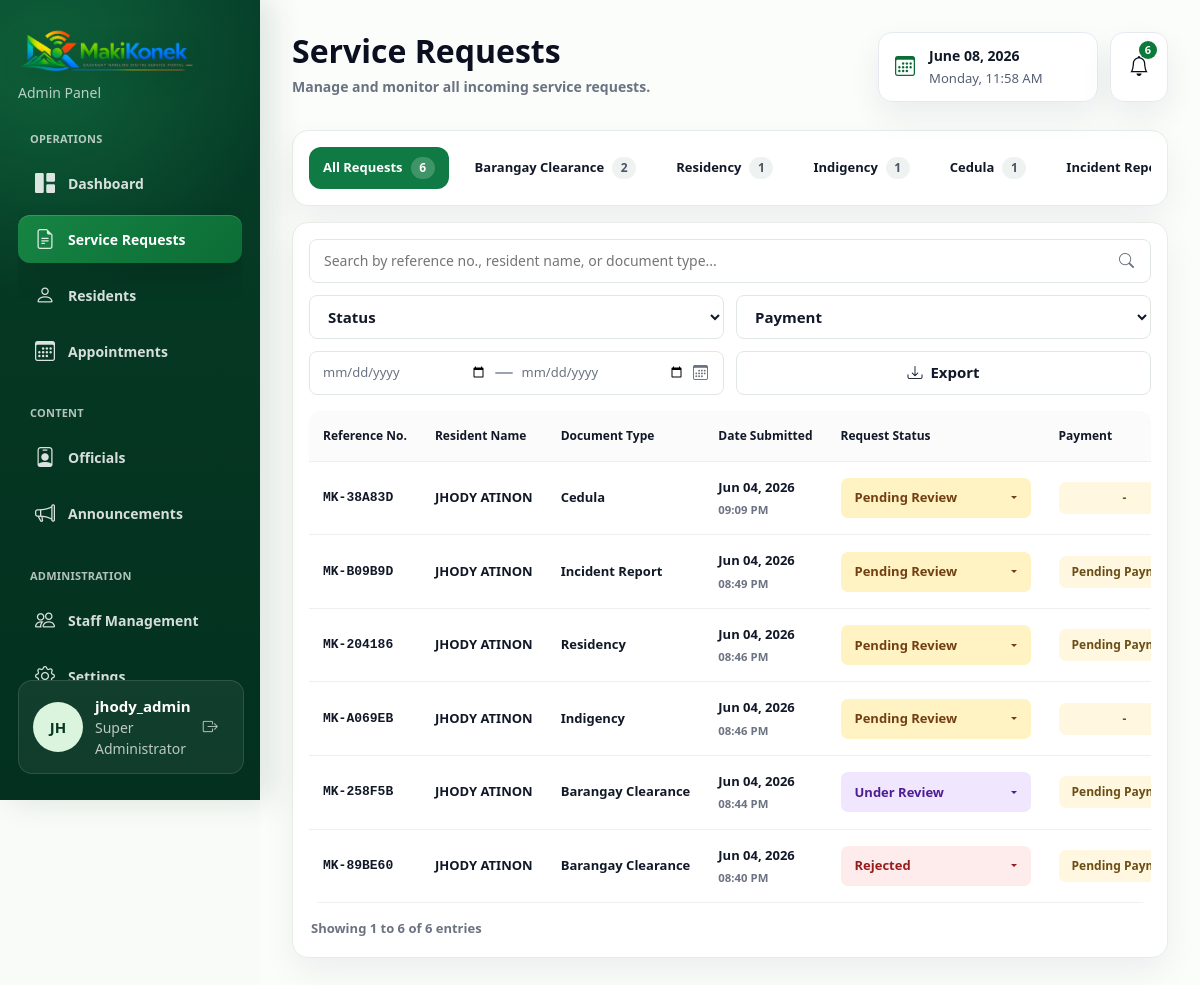
The page /Web_App/admin/manage_requests.php (signed in) on the database as committed earlier.
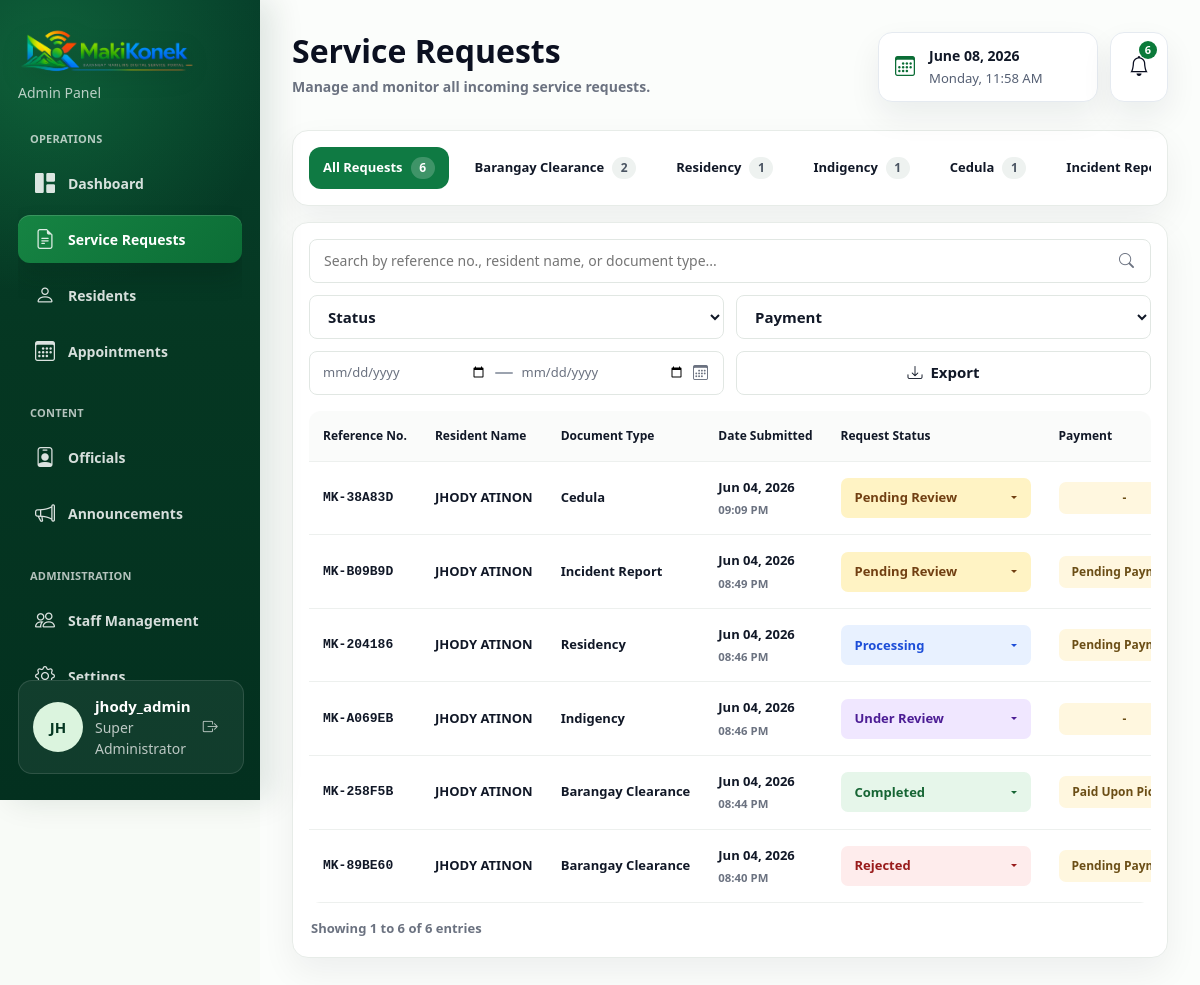
The same page on the database as committed later.
### tables this page shows
CREATE TABLE `service_requests` (
  `request_id` int(11) NOT NULL,
  `user_id` int(11) NOT NULL,
  `document_type_id` int(11) NOT NULL,
  `reference_no` varchar(20) NOT NULL,
  `purpose` text NOT NULL,
  `document_fee` decimal(10,2) NOT NULL DEFAULT 0.00,
  `payment_method` varchar(20) DEFAULT 'cash',
  `payment_receipt_path` varchar(255) DEFAULT NULL,
  `payment_status` varchar(30) DEFAULT 'Unpaid',
  `id_path` varchar(255) NOT NULL,
  `status` varchar(20) DEFAULT 'Pending',
  `process_status` varchar(30) DEFAULT 'Pending',
  `created_at` timestamp NOT NULL DEFAULT current_timestamp()
);

CREATE TABLE `user_profiles` (
  `profile_id` int(11) NOT NULL,
  `user_id` int(11) NOT NULL,
  `first_name` varchar(100) NOT NULL,
  `last_name` varchar(100) NOT NULL,
  `middle_name` varchar(100) DEFAULT NULL,
  `suffix` varchar(20) DEFAULT NULL,
  `avatar_path` varchar(255) DEFAULT NULL,
  `sex` varchar(20) DEFAULT NULL,
  `civil_status` varchar(50) DEFAULT NULL,
  `birth_date` date DEFAULT NULL,
  `birth_place` varchar(150) DEFAULT NULL,
  `religion` varchar(100) DEFAULT NULL,
  `nationality` varchar(100) DEFAULT NULL,
  `mobile_number` varchar(20) DEFAULT NULL,
  `house_no` varchar(50) DEFAULT NULL,
  `street` varchar(100) DEFAULT NULL,
  `purok_no` varchar(50) DEFAULT NULL,
  `subdivision` varchar(100) DEFAULT NULL,
  `years_residency` int(11) DEFAULT NULL,
  `employed_status` varchar(50) DEFAULT NULL,
  `date_registration` date DEFAULT NULL,
  `updated_at` timestamp NOT NULL DEFAULT current_timestamp() ON UPDATE current_timestamp()
);

CREATE TABLE `document_types` (
  `document_type_id` int(11) NOT NULL,
  `category` varchar(50) NOT NULL,
  `name` varchar(100) NOT NULL,
  `description` text DEFAULT NULL,
  `base_fee` decimal(10,2) DEFAULT 0.00
);

### Web_App/admin/manage_requests.php (the view, shortened to what the changed rows need)
<?php
require_once __DIR__ . '/../includes/db_connect.php';
mysqli_query($conn, "
    UPDATE service_requests
    SET payment_status = CASE
        WHEN payment_status IN ('Cash on Pickup', 'Pending Payment') THEN 'Unpaid'
        WHEN payment_status IN ('Cash Received', 'Paid Upon Pickup') THEN 'Paid at Pickup'
        WHEN payment_status = 'Payment Verified' THEN 'Verified'
        ELSE payment_status
    END
");
mysqli_query($conn, "
    CREATE TABLE IF NOT EXISTS request_remarks (
        remark_id INT(11) NOT NULL AUTO_INCREMENT,
        request_id INT(11) NOT NULL,
        admin_id INT(11) DEFAULT NULL,
        admin_name VARCHAR(100) NOT NULL,
        remark TEXT NOT NULL,
        created_at TIMESTAMP NOT NULL DEFAULT CURRENT_TIMESTAMP,
        PRIMARY KEY (remark_id),
        KEY idx_request_remarks_request (request_id),
        KEY idx_request_remarks_admin (admin_id)
    ) ENGINE=InnoDB DEFAULT CHARSET=utf8mb4 COLLATE=utf8mb4_general_ci
");
function normalizePaymentStatus(?string $status): string
{
    $normalized = strtoupper(trim((string)$status));
    return trim((string)$status);
}
function statusMeta(string $status): array
{
    $meta = [
        'Pending' => ['description' => 'Request submitted', 'tone' => 'pending'],
        'Under Review' => ['description' => 'For checking requirements', 'tone' => 'review'],
        'Processing' => ['description' => 'Document is being prepared', 'tone' => 'processing'],
        'Ready for Pickup' => ['description' => 'Document is ready for release', 'tone' => 'ready'],
        'Completed' => ['description' => 'Document has been released', 'tone' => 'completed'],
        'Rejected' => ['description' => 'Request has been rejected', 'tone' => 'rejected'],
    ];
    return $meta[$status] ?? ['description' => 'Status update', 'tone' => 'pending'];
}
function normalizeRequestStatus(string $status, string $process_status = ''): string
{
    $normalized = strtoupper(trim($status));
    foreach (['PENDING' => 'Pending', 'UNDER REVIEW' => 'Under Review', 'PROCESSING' => 'Processing', 'READY FOR PICKUP' => 'Ready for Pickup', 'COMPLETED' => 'Completed', 'REJECTED' => 'Rejected'] as $key => $label) {
        if ($normalized === $key) {
            return $label;
        }
    }
    return $status !== '' ? $status : 'Pending';
}
function inferPaymentStatus(array $row): string
{
    if (!empty($row['payment_status'])) {
        return normalizePaymentStatus($row['payment_status']);
    }
    return 'Unpaid';
}
function h(?string $value): string
{
    return htmlspecialchars((string)$value, ENT_QUOTES, 'UTF-8');
}
function displayRequestStatus(string $status): string
{
    return $status === 'Pending' ? 'Pending Review' : $status;
}
function documentShortName(string $name): string
{
    $map = [
        'Certificate of Residency' => 'Residency',
        'Certificate of Indigency' => 'Indigency',
        'Building/Construction Permit' => 'Construction Permit',
        'Barangay Clearance' => 'Barangay Clearance',
        'Business Clearance' => 'Business Clearance',
        'Good Moral Certificate' => 'Good Moral',
        'Barangay ID' => 'Barangay ID',
        'Cedula' => 'Cedula',
        'Incident Report' => 'Incident Report',
    ];
    return $map[$name] ?? $name;
}
function paymentDisplayStatus(array $row): string
{
    $payment_status = inferPaymentStatus($row);
    if ((float)($row['document_fee'] ?? 0) <= 0 || $payment_status === 'No Fee') {
        return '-';
    }
    if ($payment_status === 'Paid at Pickup') {
        return 'Paid Upon Pickup';
    }
    return 'Pending Payment';
}
function paymentDisplayClass(string $status): string
{
    $normalized = strtoupper($status);
    if ($normalized === '-') return 'service-payment-empty';
    if ($normalized === 'PAID UPON PICKUP') return 'service-payment-pickup';
    return 'service-payment-pending';
}
$query = "
    SELECT sr.*, dt.name AS document_type, u.email, p.first_name, p.last_name, p.mobile_number AS phone,
           p.house_no, p.street, p.purok_no, p.subdivision,
           rb.business_name, rb.business_location, rb.business_operator, rb.business_nature, rb.business_address,
           ri.incident_date, ri.incident_time, ri.incident_location, ri.incident_persons, ri.incident_narrative, ri.witness_name AS incident_witness_name
    FROM service_requests sr
    JOIN document_types dt ON sr.document_type_id = dt.document_type_id
    JOIN users u ON sr.user_id = u.user_id
    JOIN user_profiles p ON u.user_id = p.user_id
    LEFT JOIN request_business_clearances rb ON sr.request_id = rb.request_id
    LEFT JOIN request_incident_reports ri ON sr.request_id = ri.request_id
    ORDER BY sr.created_at DESC
";
$result = mysqli_query($conn, $query);
$requests = [];
if ($result) {
    while ($request_row = mysqli_fetch_assoc($result)) {
        $requests[] = $request_row;
    }
}
?>
<!DOCTYPE html>
<html lang="en" data-bs-theme="light">
<head>
    <link href="https://cdn.jsdelivr.net/npm/bootstrap@5.3.0/dist/css/bootstrap.min.css" rel="stylesheet">
    <link rel="stylesheet" href="https://cdn.jsdelivr.net/npm/bootstrap-icons@1.10.5/font/bootstrap-icons.css">
    <link rel="stylesheet" href="../assets/css/admin.css?v=20260608l">
</head>
<body class="dashboard-body">
    <main class="main-content service-requests-main">
        <header class="service-page-header">
            <div>
                <h1>Service Requests</h1>
            </div>
        </header>
        <section class="service-table-card">
            <div class="service-table-wrap" id="requestTableWrap" <?php echo count($requests) > 0 ? '' : 'hidden'; ?>>
                <table class="service-request-table">
                    <thead>
                        <tr>
                            <th>Reference No.</th>
                            <th>Resident Name</th>
                            <th>Document Type</th>
                            <th>Date Submitted</th>
                            <th>Request Status</th>
                            <th>Payment</th>
                        </tr>
                    </thead>
                    <tbody>
                        <?php foreach ($requests as $row):
                            $request_status = normalizeRequestStatus($row['status'], $row['process_status']);
                            $status_label = displayRequestStatus($request_status);
                            $payment_label = paymentDisplayStatus($row);
                            $payment_class = paymentDisplayClass($payment_label);
                            $current_status_meta = statusMeta($request_status);
                            $resident_name = trim($row['first_name'] . ' ' . $row['last_name']);
                            $submitted_date = date('Y-m-d', strtotime($row['created_at']));
                            $submitted_display = date('M d, Y', strtotime($row['created_at'])) . '<small>' . date('h:i A', strtotime($row['created_at'])) . '</small>';
                            ?>
                                <tr class="service-request-row"
                                    data-category="<?php echo h($row['document_type']); ?>"
                                    data-search="<?php echo h(strtolower($row['reference_no'] . ' ' . $resident_name . ' ' . $row['document_type'])); ?>"
                                    data-status="<?php echo h($status_label); ?>"
                                    data-payment="<?php echo h($payment_label); ?>"
                                    data-date="<?php echo h($submitted_date); ?>">
                                    <td class="font-monospace fw-bold"><?php echo h($row['reference_no']); ?></td>
                                    <td><?php echo h($resident_name); ?></td>
                                    <td><?php echo h(documentShortName($row['document_type'])); ?></td>
                                    <td class="service-date-cell"><?php echo $submitted_display; ?></td>
                                    <td>
                                        <div class="dropdown status-action-dropdown">
                                            <button class="status-pill status-pill-<?php echo h($current_status_meta['tone']); ?> dropdown-toggle" type="button" data-bs-toggle="dropdown" data-bs-boundary="viewport" aria-expanded="false">
                                                <?php echo h($status_label); ?>
                                            </button>
                                        </div>
                                    </td>
                                    <td>
                                        <span class="service-payment-badge <?php echo h($payment_class); ?>"><?php echo h($payment_label); ?></span>
                                    </td>
                                </tr>
                        <?php endforeach; ?>
                    </tbody>
                </table>
            </div>
        </section>
    </main>
</body>
</html>

Rows that differ between the two databases and show on the page:
changed service_requests "MK-204186": status "Pending Review" → "Processing"
changed service_requests "MK-A069EB": status "Pending Review" → "Under Review"
changed service_requests "MK-258F5B": status "Under Review" → "Completed"; payment_status "Pending…" → "Paid Upon…"
